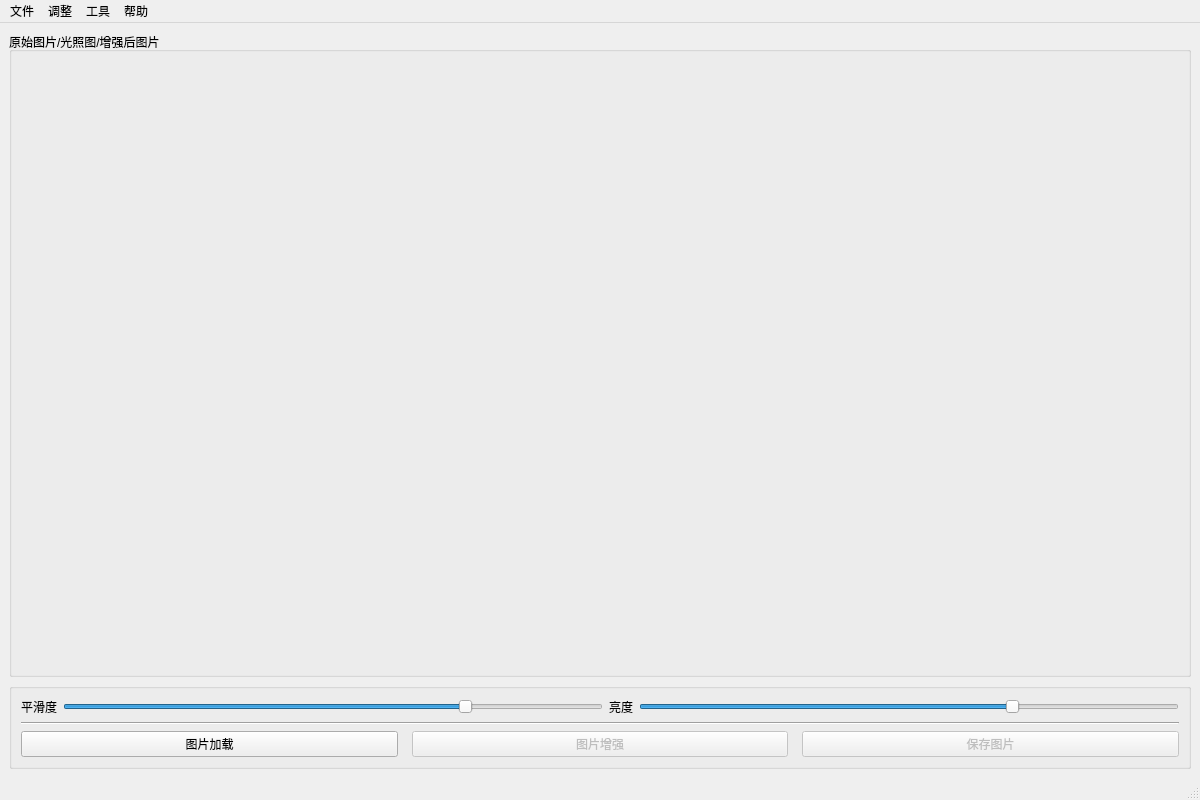
<?xml version="1.0" encoding="UTF-8"?>
<ui version="4.0">
 <class>MainWindow</class>
 <widget class="QMainWindow" name="MainWindow">
  <property name="geometry">
   <rect>
    <x>0</x>
    <y>0</y>
    <width>1200</width>
    <height>800</height>
   </rect>
  </property>
  <property name="minimumSize">
   <size>
    <width>1200</width>
    <height>800</height>
   </size>
  </property>
  <property name="windowTitle">
   <string>图像增强系统</string>
  </property>
  <widget class="QWidget" name="centralwidget">
   <layout class="QVBoxLayout" name="verticalLayout_2">
    <item>
     <layout class="QHBoxLayout" name="horizontalLayout_2">
      <item>
       <widget class="QGroupBox" name="groupbox">
        <property name="enabled">
         <bool>true</bool>
        </property>
        <property name="title">
         <string>原始图片/光照图/增强后图片</string>
        </property>
       </widget>
      </item>
     </layout>
    </item>
    <item>
     <widget class="QGroupBox" name="groupBox">
      <property name="sizePolicy">
       <sizepolicy hsizetype="Preferred" vsizetype="Maximum">
        <horstretch>0</horstretch>
        <verstretch>0</verstretch>
       </sizepolicy>
      </property>
      <property name="title">
       <string/>
      </property>
      <layout class="QVBoxLayout" name="verticalLayout">
       <item>
        <layout class="QHBoxLayout" name="horizontalLayout_3">
         <item>
          <widget class="QLabel" name="label">
           <property name="text">
            <string>平滑度</string>
           </property>
          </widget>
         </item>
         <item>
          <widget class="QSlider" name="smoothnessSlider">
           <property name="enabled">
            <bool>true</bool>
           </property>
           <property name="minimum">
            <number>1</number>
           </property>
           <property name="maximum">
            <number>400</number>
           </property>
           <property name="value">
            <number>301</number>
           </property>
           <property name="orientation">
            <enum>Qt::Horizontal</enum>
           </property>
          </widget>
         </item>
         <item>
          <widget class="QLabel" name="label_2">
           <property name="text">
            <string>亮度</string>
           </property>
          </widget>
         </item>
         <item>
          <widget class="QSlider" name="brightnessSlider">
           <property name="minimum">
            <number>1</number>
           </property>
           <property name="maximum">
            <number>100</number>
           </property>
           <property name="singleStep">
            <number>1</number>
           </property>
           <property name="pageStep">
            <number>10</number>
           </property>
           <property name="value">
            <number>70</number>
           </property>
           <property name="orientation">
            <enum>Qt::Horizontal</enum>
           </property>
          </widget>
         </item>
        </layout>
       </item>
       <item>
        <widget class="Line" name="line">
         <property name="orientation">
          <enum>Qt::Horizontal</enum>
         </property>
        </widget>
       </item>
       <item>
        <layout class="QHBoxLayout" name="horizontalLayout">
         <property name="spacing">
          <number>14</number>
         </property>
         <item>
          <widget class="QPushButton" name="loadBtn">
           <property name="text">
            <string>图片加载</string>
           </property>
          </widget>
         </item>
         <item>
          <widget class="QPushButton" name="enhanceBtn">
           <property name="enabled">
            <bool>false</bool>
           </property>
           <property name="text">
            <string>图片增强</string>
           </property>
          </widget>
         </item>
         <item>
          <widget class="QPushButton" name="saveBtn">
           <property name="enabled">
            <bool>false</bool>
           </property>
           <property name="text">
            <string>保存图片</string>
           </property>
          </widget>
         </item>
        </layout>
       </item>
      </layout>
     </widget>
    </item>
   </layout>
  </widget>
  <widget class="QStatusBar" name="statusBar"/>
  <widget class="QMenuBar" name="menuBar">
   <property name="geometry">
    <rect>
     <x>0</x>
     <y>0</y>
     <width>1200</width>
     <height>18</height>
    </rect>
   </property>
   <widget class="QMenu" name="menu">
    <property name="title">
     <string>文件</string>
    </property>
    <addaction name="loadAct"/>
    <addaction name="saveAct"/>
   </widget>
   <widget class="QMenu" name="menu_2">
    <property name="title">
     <string>调整</string>
    </property>
    <addaction name="action"/>
   </widget>
   <widget class="QMenu" name="menu_3">
    <property name="title">
     <string>帮助</string>
    </property>
    <addaction name="aboutAct"/>
   </widget>
   <widget class="QMenu" name="menu_4">
    <property name="title">
     <string>工具</string>
    </property>
    <addaction name="action_2"/>
   </widget>
   <addaction name="menu"/>
   <addaction name="menu_2"/>
   <addaction name="menu_4"/>
   <addaction name="menu_3"/>
  </widget>
  <action name="saveAct">
   <property name="text">
    <string>保存</string>
   </property>
  </action>
  <action name="loadAct">
   <property name="text">
    <string>打开</string>
   </property>
  </action>
  <action name="aboutAct">
   <property name="text">
    <string>关于</string>
   </property>
  </action>
  <action name="action">
   <property name="text">
    <string>待完成</string>
   </property>
  </action>
  <action name="action_2">
   <property name="text">
    <string>待完成</string>
   </property>
  </action>
 </widget>
 <resources/>
 <connections>
  <connection>
   <sender>loadAct</sender>
   <signal>triggered()</signal>
   <receiver>loadBtn</receiver>
   <slot>click()</slot>
   <hints>
    <hint type="sourcelabel">
     <x>-1</x>
     <y>-1</y>
    </hint>
    <hint type="destinationlabel">
     <x>183</x>
     <y>513</y>
    </hint>
   </hints>
  </connection>
  <connection>
   <sender>saveAct</sender>
   <signal>triggered()</signal>
   <receiver>saveBtn</receiver>
   <slot>click()</slot>
   <hints>
    <hint type="sourcelabel">
     <x>-1</x>
     <y>-1</y>
    </hint>
    <hint type="destinationlabel">
     <x>916</x>
     <y>513</y>
    </hint>
   </hints>
  </connection>
 </connections>
 <slots>
  <slot>loadImg()</slot>
  <slot>enhanceImg()</slot>
  <slot>saveImg()</slot>
 </slots>
</ui>
